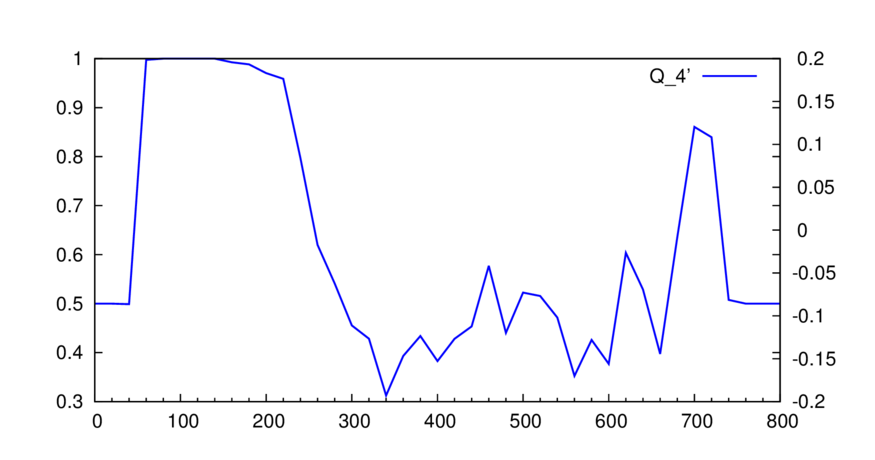

Here is the gnuplot script that generated this plot:
set terminal postscript eps noenhanced defaultplex \
   leveldefault color colortext \
   dashed dashlength 3.0 linewidth 1.0 butt \
   palfuncparam 2000,0.003 \
   "Helvetica" 16
set output "q_auto_E6.eps"

#
set size 1,0.75
set size ratio 0.5
set lmargin 3
set bmargin 3
set rmargin 3
set tmargin 3

#
set datafile separator ","
set xrange [0:800]
#set yrange [-1:1]
set y2range [-0.2:0.2]
set y2tics border

set xtics 100 nomirror
set mxtics 5



set style line 1 bgnd
set style line 2 lt rgb "cyan"
set style rect fc lt -1 fs solid 0.25 noborder

set style line 3 lt 1 lc rgb "black" lw 3
set style line 4 lt 1 lc rgb "red" lw 3
set style line 5 lt 1 lc rgb "green" lw 3
#set style line 6 lt 1 lc rgb "dark-blue" lw 3
set style line 6 lt 1 lc rgb "blue" lw 3

set style line 8 lt 3 lc rgb "black" lw 3
#vertical delimiter
set parametric
const=386
set trange [0:1]


plot "q_auto_E6.csv" using 2:($30) axes x1y1 with lines ls 3 lc rgb "blue" title "Q_4\'" 

